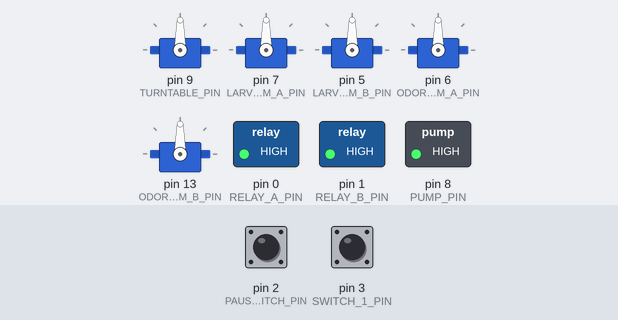
Bench run of a sketch on a simulated Arduino Uno, built with avr-gcc and run on an emulated ATmega328P. On the bench: 5 × servo, switched loads named in the sketch (green lamp = pin HIGH). The inputs (shaded band) are chosen by the test bench; at power-on: pin 3 (SWITCH_1_PIN) LOW, pin 2 (PAUSE_SWITCH_PIN) LOW.

Above: at 1.2 s.
1.3 s: pin 3 (SWITCH_1_PIN) pulled HIGH for 0.15 s
At 2.1 s:
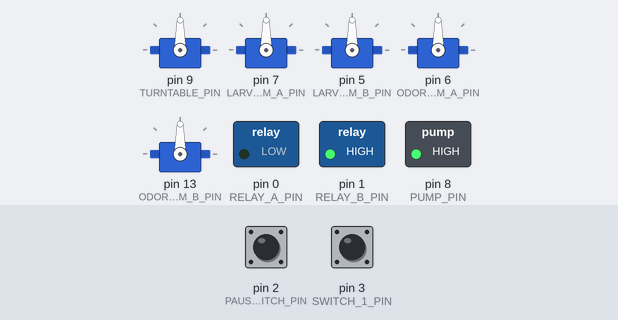
2.9 s: pin 2 (PAUSE_SWITCH_PIN) pulled HIGH for 0.15 s
At 3.4 s:
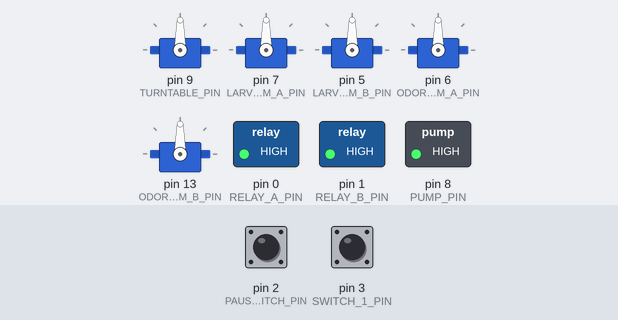
Timing chart, 0 to 5.9 s (numbered marks = the images above; inputs shaded):
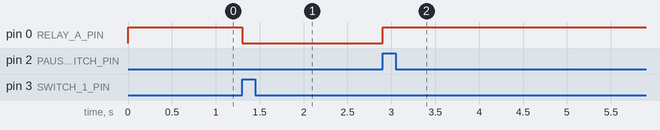

The sketch:

ROBOT_2_3.11.ino
```cpp
// ******LARVAL LEARNING ASSAY ROBOT********//
// Sarwar Khan and Sean Duffy

#include <Servo.h>
#include "ServoMotor.h"
#include "Constants.h"
#include "Pause.h"

ServoMotor Turntable(REST_PLATE_A);
ServoMotor GAOdor(GA_ODOR_ARM_HIGH);              //Group A = Experimental = trained
ServoMotor GAArm(GA_ARM_HIGH);
ServoMotor GBOdor(GB_ODOR_ARM_HIGH);              //Group B = control
ServoMotor GBArm(GB_ARM_HIGH);

void setup() {

    pinMode(RELAY_A_PIN,OUTPUT);
    pinMode(RELAY_B_PIN,OUTPUT);
    pinMode(PUMP_PIN,OUTPUT);
    pinMode(SWITCH_1_PIN, INPUT);
    PauseInit(PAUSE_SWITCH_PIN);


    digitalWrite(RELAY_A_PIN,HIGH);  //turn off (negative logic)
    digitalWrite(RELAY_B_PIN,HIGH);  //turn off (negative logic)
    digitalWrite(PUMP_PIN,HIGH);     //turn off (negative logic)

    Turntable.Init(TURNTABLE_PIN);
    GAArm.Init(LARVAE_ARM_A_PIN);
    GBArm.Init(LARVAE_ARM_B_PIN);
    GAOdor.Init(ODOR_ARM_A_PIN);
    GBOdor.Init(ODOR_ARM_B_PIN);

}

void loop() {

  //NO MOVING MOTORS ABOVE THIS POINT
  int debounce_count = 0;
  while(debounce_count < DEBOUNCE_COUNT){            //wait for button press to begin
    if(digitalRead(SWITCH_1_PIN)==1){debounce_count +=1;}
    else{debounce_count = 0;}
  }


   //testing
   while(1){
        digitalWrite(RELAY_A_PIN,LOW);      //turn relay on
        delay(15000);
        digitalWrite(PUMP_PIN, HIGH);
        delay(15000);
        digitalWrite(PUMP_PIN, HIGH);
        delay(15000);
        digitalWrite(RELAY_A_PIN,HIGH);      //turn relay on
         delay(15000);
   }
//
//  while(1){
     GAArm.Move(GA_ARM_LOW, 50);
     GAOdor.Move(GA_ODOR_ARM_LOW, 50);
     GAOdor.Move(GA_ODOR_ARM_HIGH, 50);
     GAArm.Move(GA_ARM_HIGH, 50);

     GBArm.Move(GB_ARM_LOW, 50);
     GBOdor.Move(GB_ODOR_ARM_LOW-20, 100);
     GBOdor.Move(GB_ODOR_ARM_HIGH, 50);
     GBArm.Move(GB_ARM_HIGH, 50);

    Turntable.Move(REST_PLATE_A, 40);
     delay(3*1000);
    Turntable.Move(WASH_PLATE_A, 40);
     delay(3*1000);
    Turntable.Move(DRY_PLATE, 40);
     delay(3*1000);
    Turntable.Move(VOID_PLATE, 40);
     delay(3*1000);
    Turntable.Move(ODOR_SHOCK_PLATE_A, 40);
     delay(10*1000);
    Turntable.Move(REST_PLATE_B, 40);
     delay(3*1000);
    Turntable.Move(WASH_PLATE_B, 40);
     delay(3*1000);
    Turntable.Move(DRY_PLATE_B, 40);
     delay(3*1000);
    Turntable.Move(ODOR_PLATE_B, 40);
     delay(3*1000);
    Turntable.Move(SHOCK_PLATE_B, 40);
    while(1){}
   //end testing

  GAOdor.Move(GA_ODOR_ARM_HIGH, 50);
  GBOdor.Move(GB_ODOR_ARM_HIGH, 50);
  GAArm.Move(GA_ARM_HIGH, 50);            //Pick up both arms from Ringer's
  GBArm.Move(GB_ARM_HIGH, 50);            //control arm will stay up through the trainedarm's cycle
  Turntable.Move(WASH_PLATE_A, 40);

  for(int i=1; i<=(3*NUMBER_OF_ITERATIONS); i+=1){
      //for experimental
      if(i%3 == 1){
        Turntable.Move(WASH_PLATE_A, 40);  //bring to position 1 (may not be necessary)
        if(i == 1){    //Drop arms into Ringer's
          GAArm.Move(GA_ARM_LOW, 50);
          GBArm.Move(GB_ARM_LOW, 50);
          delay(5000);
        }

        GAArm.Move(GA_ARM_HIGH, 50);            //Pick up both arms from Ringer's
        GBArm.Move(GB_ARM_HIGH, 50);            //control arm will stay up through the trainedarm's cycle

        //*****TRAINED GROUP MOVEMENT PROTOCOL*****

        Turntable.Move(WASH_PLATE_A, 40);      // Move to wash plate
        delay(2000);
        GAArm.Move(GA_ARM_LOW, 50);            // Drop the arm
        delay(1000);
        //Turntable.Shake(25, 35, 4, 1000);      //Sloshing the transfer chamber

        delay(1000);
        GAArm.Move(GA_ARM_HIGH, 50);          //Pick up arm
        Turntable.Move(DRY_PLATE, 40);        // Move to dry plate
        GAArm.Move(GA_ARM_LOW, 50);           // Drop the arm
        delay(3000);
        GAArm.Move(GA_ARM_HIGH, 50);          //Pick up arm
        Turntable.Move(ODOR_SHOCK_PLATE_A, 40);       // Move to odor/shock plate
        GAArm.Move(GA_ARM_LOW, 50);                  // Drop the arm

        //SHOCK//
        GAOdor.Move(GA_ODOR_ARM_LOW, 50);
//        digitalWrite(PUMP_PIN, LOW);
//        delay(15000);
//        digitalWrite(RELAY_A_PIN,LOW);      //turn relay on
//        digitalWrite(LED_PIN, HIGH);      //Probably should turn on a light when shocking is ocurring for safety
//        delay(15000);
//        digitalWrite(PUMP_PIN, HIGH);
        GAOdor.Move(GA_ODOR_ARM_HIGH, 50);
        //delay(15000);
        //digitalWrite(RELAY_A_PIN,HIGH);     //turn relay off
        //digitalWrite(LED_PIN, LOW);

        GAArm.Move(GA_ARM_HIGH, 50);        //Pick up arm
        Turntable.Move(WASH_PLATE_A, 50);   // Return to wash plate
        GAArm.Move(GA_ARM_LOW, 50);         // Drop the arm
        //Turntable.Shake(25, 35, 4, 100);    // Slosh
        GAArm.Move(GA_ARM_HIGH, 50);        //Pick up arm
        Turntable.Move(DRY_PLATE, 40);      //Move to dry plate
        GAArm.Move(GA_ARM_LOW, 50);         //Drop  arm
        delay(3000);                        //Allow to Dry
        GAArm.Move(GA_ARM_HIGH, 50);        //Pick up arm
        Turntable.Move(REST_PLATE_A, 40);      // Return to rest Plate (Ringer's)
        GAArm.Move(GA_ARM_LOW, 50);         //Drop  arms
        GBArm.Move(GB_ARM_LOW, 50);
        delay(5000);

      }else if(i%3 == 2){// end of the trained group if-statement
        Turntable.Write(REST_PLATE_A);
        GAArm.Move(GA_ARM_HIGH, 50);                   //Pick up arm
        GBArm.Move(GB_ARM_HIGH, 50);                   //trained arm will stay up through the controlarm's cycle

        //*****ControlODOR GROUP MOVEMENT PROTOCOL******
        Turntable.Move(WASH_PLATE_A, 40);              // Move to wash plate
        delay(2000);
        GBArm.Move(GB_ARM_LOW, 50);                            // Drop the controlarm
        delay(1000);
        Turntable.Shake(WASH_PLATE_A-5, WASH_PLATE_A+5, 4, 100);               // Sloshing the transfer chamber
        delay(1000);
        GBArm.Move(GB_ARM_HIGH, 50);                   // Pick up arm
        Turntable.Move(DRY_PLATE, 40);                 // Move to dry plate
        GBArm.Move(GB_ARM_LOW, 50);                    // Drop the arm
        delay(3000);
        GBArm.Move(GB_ARM_HIGH, 50);                   // Pick up arm

        Turntable.Move(ODOR_PLATE_B, 40);              // Move to odor plate
        GBArm.Move(GB_ARM_LOW, 50);                    // Drop the arm

        //ODOR EXPOSURE
        GBOdor.Move(GB_ODOR_ARM_LOW, 50);
        //digitalWrite(PUMP_PIN, LOW);
        delay(30000);
        //digitalWrite(PUMP_PIN, HIGH);
        GBOdor.Move(GB_ODOR_ARM_LOW, 50);

        GBArm.Move(GB_ARM_HIGH, 50);                   // Pick up arm
        Turntable.Move(WASH_PLATE_A, 40);              // Return to wash plate
        GBArm.Move(GB_ARM_LOW, 50);                    // Drop the arm
        Turntable.Shake(WASH_PLATE_A+5, WASH_PLATE_A-5, 4, 100);               // Slosh
        GBArm.Move(GB_ARM_HIGH, 50);                   // Pick up arm
        Turntable.Move(DRY_PLATE, 40);                 // Move to dry plate
        GBArm.Move(GB_ARM_LOW, 50);                    // Drop  arm
        delay(3000);
        GBArm.Move(GB_ARM_HIGH, 50);                   // Pick up arm
        Turntable.Move(REST_PLATE_A, 40);                 // Return to rest Plate
        GAArm.Move(GA_ARM_LOW, 50);                    // Drop  arms
        GBArm.Move(GB_ARM_LOW, 50);

        delay(60000*4);

       }else if(i%3 == 0){
        Turntable.Write(REST_PLATE_A);                    //
        GAArm.Move(GA_ARM_HIGH, 50);                   // Pick up arm
        GBArm.Move(GB_ARM_HIGH, 50);                   // trained arm will stay up through the controlarm's cycle

         //*****ControlSHOCK GROUP MOVEMENT PROTOCOL******

         Turntable.Move(WASH_PLATE_A, 40);            // Move to wash plate
         delay(2000);
         GBArm.Move(GB_ARM_LOW, 50);                  // Drop the controlarm
         delay(1000);
         Turntable.Shake(WASH_PLATE_A+5, WASH_PLATE_A-5, 4, 100);             //Sloshing the transfer chamber
         delay(1000);
         GBArm.Move(GB_ARM_HIGH, 50);                 //Pick up arm
         Turntable.Move(DRY_PLATE, 40);               // Move to dry plate
         GBArm.Move(GB_ARM_LOW, 50);                  // Drop the arm
         delay(3000);
         GBArm.Move(GB_ARM_HIGH, 50);                 // Pick up arm
         Turntable.Move(SHOCK_PLATE_B, 40);           // Move to shock plate
         GBArm.Move(GB_ARM_LOW, 50);                  // Drop the arm

         //digitalWrite(RELAY_B_PIN, LOW);              // SHOCK
         //digitalWrite(LED_PIN, HIGH);
         delay(30000);
         //digitalWrite(RELAY_B_PIN, HIGH);             // Stop Shock
         //digitalWrite(LED_PIN, LOW);

         GBArm.Move(GB_ARM_HIGH, 50);                 //Pick up arm
         Turntable.Move(WASH_PLATE_A, 40);            // Return to wash plate
         GBArm.Move(GB_ARM_LOW, 50);                  // Drop the arm
         Turntable.Shake(WASH_PLATE_A+5, WASH_PLATE_A-5, 4, 100);             // Slosh
         GBArm.Move(GB_ARM_HIGH, 50);                 // Pick up arm
         Turntable.Move(DRY_PLATE, 40);               // Move to dry plate
         GBArm.Move(GB_ARM_LOW, 50);                  // Drop  arm
         delay(3000);
         GBArm.Move(GB_ARM_HIGH, 50);                 // Pick up arm
         Turntable.Move(REST_PLATE_A, 40);               // Return to rest Plate
         GAArm.Move(GA_ARM_LOW, 50);                  // Drop  arm
         GBArm.Move(GB_ARM_LOW, 50);

         delay(60000*2);
      }
  }
}
```

Constants.h
```cpp
//PIN CONFIGURATION
  #define RELAY_A_PIN          0
  #define RELAY_B_PIN          1
  #define PAUSE_SWITCH_PIN     2    //has to be either 2 or 3 for edgetriggered interrupts
  #define SWITCH_1_PIN         3
  #define ODOR_ARM_B_PIN       13
  #define LARVAE_ARM_B_PIN     5
  #define ODOR_ARM_A_PIN       6
  #define LARVAE_ARM_A_PIN     7
  #define PUMP_PIN             8
  #define TURNTABLE_PIN        9
  #define LED_PIN              10

//MOTOR POSITIONS
  //Turntable Positions
    #define REST_PLATE_A 121
    #define WASH_PLATE_A 121
    #define DRY_PLATE 8
    #define VOID_PLATE 121
    #define ODOR_SHOCK_PLATE_A 165
    #define REST_PLATE_B REST_PLATE_A
    #define WASH_PLATE_B 35
    #define DRY_PLATE_B 71
    #define ODOR_PLATE_B 107
    #define SHOCK_PLATE_B 137

  //Larvae Arm Positions
    #define GA_ARM_HIGH 80
    #define GA_ARM_LOW 10
    #define GB_ARM_HIGH 100
    #define GB_ARM_LOW 175

  //Odor Arm Positions
    #define GA_ODOR_ARM_LOW 1
    #define GA_ODOR_ARM_HIGH 100
    #define GB_ODOR_ARM_LOW 38
    #define GB_ODOR_ARM_HIGH 85

//Other
  #define DEBOUNCE_COUNT 500
  #define NUMBER_OF_ITERATIONS 4
```

Pause.cpp
```cpp
#include <Arduino.h>
#include "Constants.h"
#include "Pause.h"

void PauseInit(int pin){  //initialize edge-triggered interrupts here
  pinMode(pin,INPUT);
  int interrupt_number;
  if(pin == 2){interrupt_number = 0;}
  if(pin == 3){interrupt_number = 1;}
  attachInterrupt(interrupt_number, Pause, RISING);
}

//call this function in the ISR for the edge-triggered interrupt
//THE SWTICH TO UNPAUSE IS THE START SWITCH, NOT THE PAUSE SWITCH, THIS CAN EASILY BE CHANGED, BUT NEED TO USE detachInterrupt() FIRST (I think)
void Pause(void){
    int debounce_count = 0;
    digitalWrite(RELAY_A_PIN,HIGH);  //turn off (negative logic) //remember to turn off relays, pumps, etc
    digitalWrite(RELAY_B_PIN,HIGH);  //turn off (negative logic)
    digitalWrite(PUMP_PIN,HIGH);     //turn off (negative logic)

    //switch is originally high                                 check this, remember it is not the switch that got you here
    while(debounce_count < DEBOUNCE_COUNT){
      if(digitalRead(SWITCH_1_PIN) == LOW){debounce_count += 1;}
      if(digitalRead(SWITCH_1_PIN) == HIGH){debounce_count = 0;}
    }
    //switch is now low (has been unpressed)

    debounce_count = 0;
    while(debounce_count < DEBOUNCE_COUNT){
      if(digitalRead(SWITCH_1_PIN) == HIGH){debounce_count += 1;}
      if(digitalRead(SWITCH_1_PIN) == LOW){debounce_count = 0;}
    }
    //switch is now high (has been pressed again)->unpause

    //wait for swtich to be unpressed so it does not interrupt again
    debounce_count = 0;
    while(debounce_count < DEBOUNCE_COUNT){
      if(digitalRead(SWITCH_1_PIN) == LOW){debounce_count += 1;}
      if(digitalRead(SWITCH_1_PIN) == HIGH){debounce_count = 0;}
    }
    delayMicroseconds(1000);
}
```

Pause.h
```cpp
void PauseInit(int);
void Pause(void);
```

ServoMotor.cpp
```cpp
#include "ServoMotor.h"

ServoMotor::ServoMotor(short start){
  angle = start;
}

ServoMotor::~ServoMotor(){}

void ServoMotor::Shake(int position1, int position2, int repititions, int delay_len){
  int i;
  for(i = 0; i<repititions; i += 1){
     Motor.write(position1);
     delay(delay_len);
     Motor.write(position2);
  }
}

void ServoMotor::Move(int position2, int delay_len){
  int i;
  if(angle == position2){return;}
  if(angle<position2){                                //up
    for(i = angle; i<position2; i += 1){
       Motor.write(i);
       delay(delay_len);
    }
  }else{                                              //down
    for(i = angle; i>position2; i -= 1){
       Motor.write(i);
       delay(delay_len);
    }
  }
  angle = position2;
}

void ServoMotor::Init(int pin){
  Motor.attach(pin);
  pinMode(pin, OUTPUT);
}

void ServoMotor::Set(int pos){
  angle = pos;
}

void ServoMotor::Write(int pos){
  Motor.write(pos);
}
```

ServoMotor.h
```cpp
#ifndef SERVOMOTOR_H
#define SERVOMOTOR_H

#include <Servo.h>
#include <Arduino.h>

class ServoMotor{
  public:
    ServoMotor(short);
    ~ServoMotor();
    void Shake(int, int, int, int);
    void Move(int, int);
    void Init(int);
    void Set(int);
    void Write(int);
  private:
    Servo Motor;
    short angle;
};

#endif
```

Measured:
- after the input at 1.3 s, pin 0 (RELAY_A_PIN): HIGH → LOW at once
- after the input at 2.9 s, pin 0 (RELAY_A_PIN): LOW → HIGH at once
